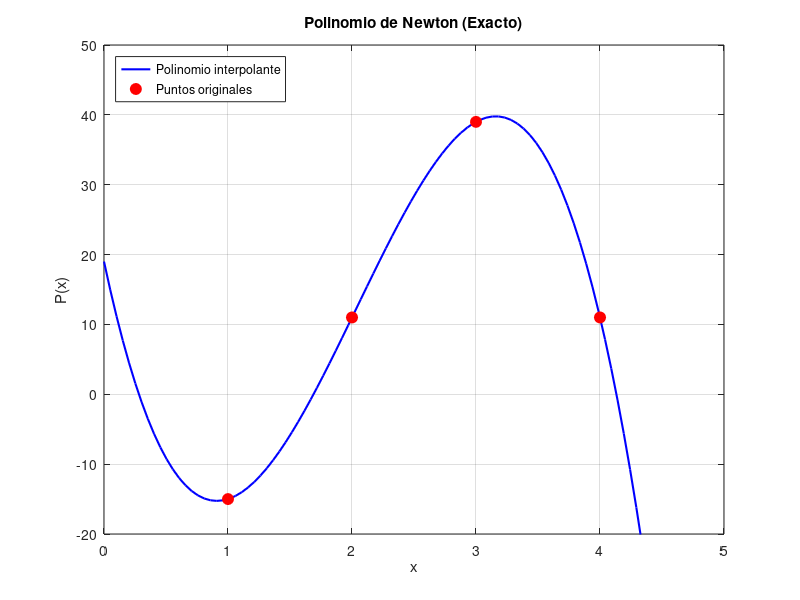

Source code (MATLAB):
% Puntos de interpolación originales
x_puntos = [1, 2, 3, 4];
y_puntos = [-15, 11, 39, 11];

% Coeficientes de diferencias divididas
coeficientes = [-15.0, 26.0, 1.0, -9.6667];

% Generar valores de x para la gráfica
x_vals = linspace(0, 5, 100);
y_vals = zeros(size(x_vals));

% Evaluar el polinomio de Newton manualmente
for i = 1:length(x_vals)
    x = x_vals(i);
    term1 = coeficientes(1);
    term2 = coeficientes(2) * (x - x_puntos(1));
    term3 = coeficientes(3) * (x - x_puntos(1)) * (x - x_puntos(2));
    term4 = coeficientes(4) * (x - x_puntos(1)) * (x - x_puntos(2)) * (x - x_puntos(3));
    y_vals(i) = term1 + term2 + term3 + term4;
end

% Graficar
figure;
plot(x_vals, y_vals, 'b-', 'LineWidth', 1.5); % Polinomio
hold on;
plot(x_puntos, y_puntos, 'ro', 'MarkerSize', 8, 'MarkerFaceColor', 'r'); % Puntos
title('Polinomio de Newton (Exacto)');
xlabel('x');
ylabel('P(x)');
legend('Polinomio interpolante', 'Puntos originales', 'Location', 'northwest');
grid on;
xlim([0, 5]);
ylim([-20, 50]);

% Verificación en los puntos originales
y_check = zeros(size(x_puntos));
for i = 1:length(x_puntos)
    x = x_puntos(i);
    term1 = coeficientes(1);
    term2 = coeficientes(2) * (x - x_puntos(1));
    term3 = coeficientes(3) * (x - x_puntos(1)) * (x - x_puntos(2));
    term4 = coeficientes(4) * (x - x_puntos(1)) * (x - x_puntos(2)) * (x - x_puntos(3));
    y_check(i) = term1 + term2 + term3 + term4;
end
disp('Valores del polinomio en los puntos originales:');
disp(y_check);